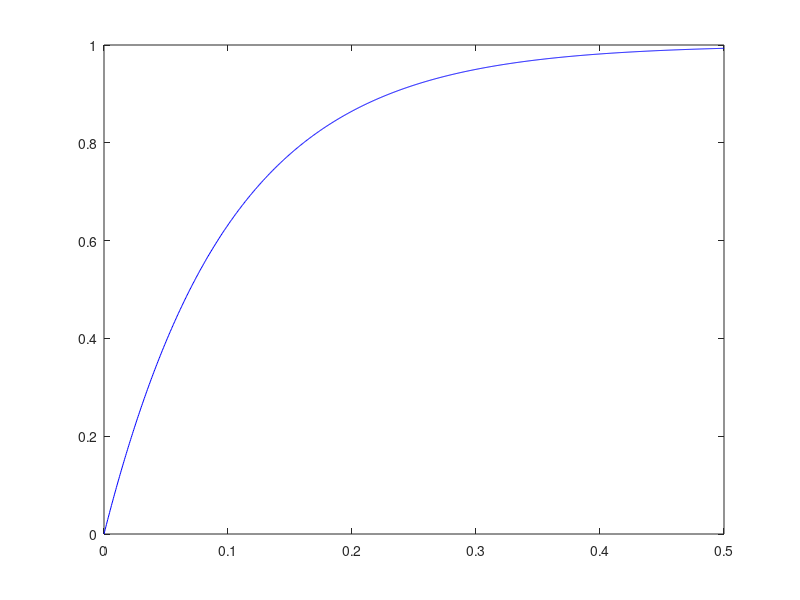

Source code (MATLAB): (Note: this script raises an error after producing the figure.)
lambda = 10;
segmente = 1000;
pas = (5/lambda)/segmente;

t = 0:pas:5/lambda;
F = 1 - exp(-t * lambda);

plot(t, F, '-b');

N = 10000;
segmente = 20;
n = zeros(N, 1);
pas = (5/lambda)/segmente;
for i = 1:N
    j = ceil(genExp(lambda)/pas);
    if(j < segmente)
        n(j) = n(j) + 1;
    end
end

f = zeros(N, 1);
k = 1;
for i = 1:N
    f(i) = 0;
    for j = 1:k
        f(i) = f(i) + n(j);
    end
    k = k + 1;
    f(i) = f(i)/N;
end

hold on;

i = 1;
for x = pas:pas:5/lambda
    plot(x, f(i), 'ro');
    i = i + 1;
end
